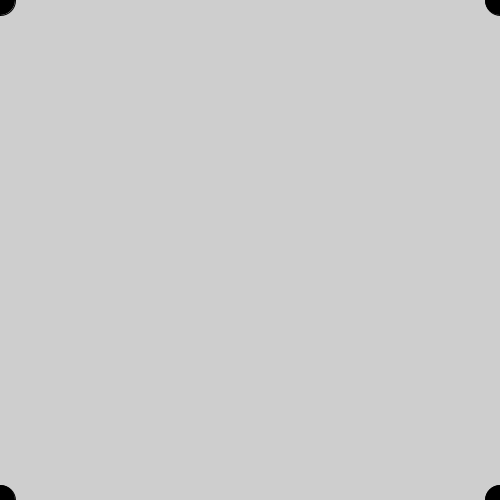
Frame 1 (no input)
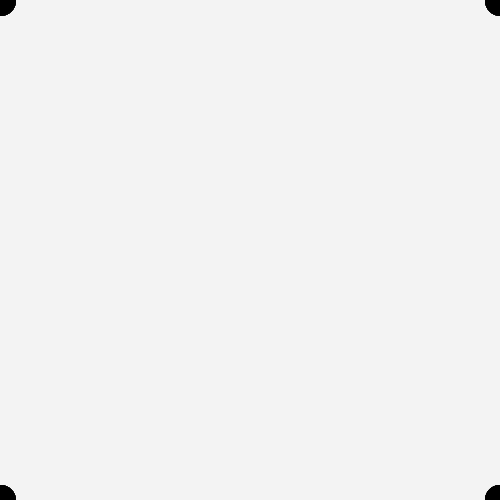
Frame 60 (the mouse pressed at the canvas centre just before this capture)
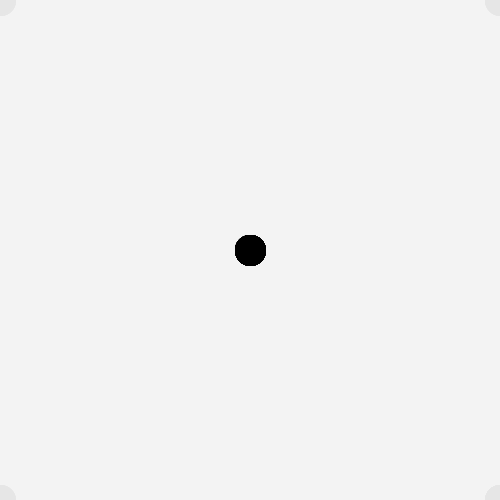
Frame 120 (the mouse held since frame 60 and released just before this capture)

The Processing sketch that drew these frames (run headless with seeded random() and noise(); from frame 60 on, the mouse is pressed at the canvas centre):

// Processing sketch: processing_71287
// ── processing_71287.pde

//Simon Liu, User Input, CP1 Mods 14-15

void setup()
{
  size(500,500);
}
void draw() 
{
  white
  ();
  paint();
  circle(); 
}
void white()
{
  fill(255,255,255,10);
  rect(-10,-10,600,600);
}
void circle()
{
  ellipse(mouseX,mouseY,30,30);
  ellipse(500 - mouseX,500 - mouseY,30,30);
  ellipse(500 - mouseX,mouseY,30,30);
  ellipse(mouseX,500 - mouseY,30,30);
}
void paint()
{
  keyPressed();
  //pink
  if(key == '1')
  {
    stroke(255,192,203);
    fill(255,192,203);
  }
  //green
  else if(key == '2')
  {
    stroke(0,255,0);
    fill(0,255,0);
  }
  //sky blue
  else if(key == '3')
  {
    stroke(135,206,235);
    fill(135,206,235);
  }
  //yellow
  else if(key == '4')
  {
    stroke(255,255,0);
    fill(255,255,0);
  }
  //orange
  else if(key == '5')
  {
    stroke(255,165,0);
    fill(255,165,0);
  }
  //brown
  else if(key == '6')
  {
    stroke(165,42,42);
    fill(165,42,42);
  }
  //red
  else if(key == '7')
  {
    stroke(255,0,0);
    fill(255,0,0);
  }
  //purple
  else if(key == '8')
  {
    stroke(128,0,128);
    fill(128,0,128);
  }
  //cyan
  else if(key == '9')
  {
    stroke(0,255,255);
    fill(0,255,255);
  }
  //blue
  else if(key == '0')
  {
    stroke(0,0,255);
    fill(0,0,255);
  }
  //black
  else
  {
    stroke(0);
    fill(0);
  }
}
